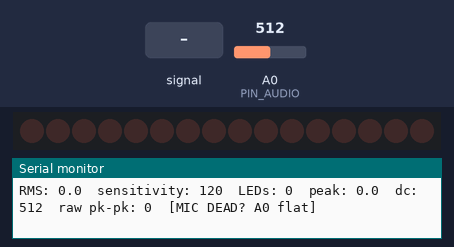
This sketch was run on a simulated Arduino Uno, built for the host (arithmetic inside an expression is 32-bit, double 64-bit). Parts: 16 shift-register outputs drawn as a row of LEDs (first output left, lit = HIGH), the last lines printed to the serial monitor. Wiring (inferred from the names in the program): 2 × shift register (74HC595): data pin 11; shift clock pin 13; latch pin 10. Wiring (inferred from the signals the program sends): row of LEDs: on Q0, Q1, Q2, Q3, Q4, Q5, Q6, Q7, Q8, Q9, Q10, Q11, Q12, Q13, Q14, Q15. Inputs (shaded band) come from the test bench; at power-on: A0 (PIN_AUDIO) = 512.

Above: at 1.2 s.
1.3 s: A0 (PIN_AUDIO) fed a 200 Hz sine of ±81 counts around its level
At 2.0 s:
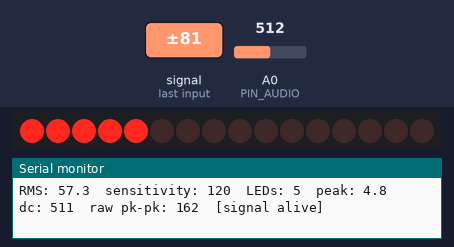
2.9 s: A0 (PIN_AUDIO) set to 716
At 4.7 s:
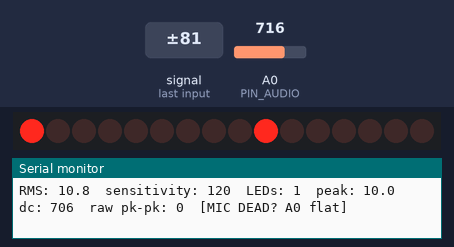
4.9 s: A0 (PIN_AUDIO) fed a 200 Hz sine of ±81 counts around its level
At 5.17 s:
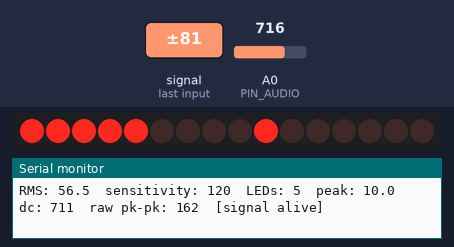
7.4 s: A0 (PIN_AUDIO) set to 1010
At 7.9 s:
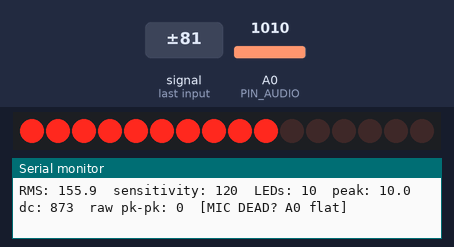
10.4 s: A0 (PIN_AUDIO) set to 1023
At 10.69 s:
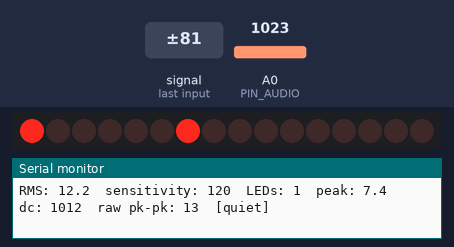
12.3 s: A0 (PIN_AUDIO) set to 990
At 14.3 s:
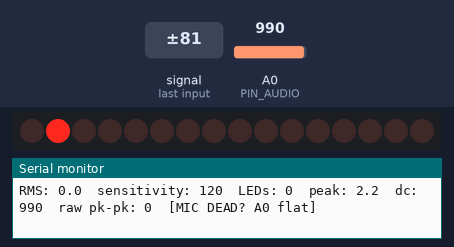
Timing chart, 0 to 15.7 s (numbered marks = the images above; inputs shaded):
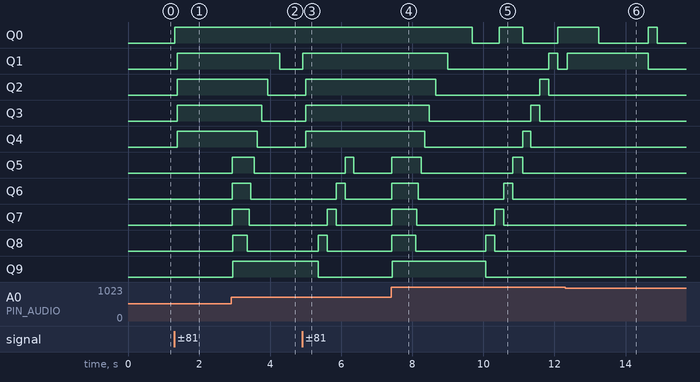

The sketch:

firmware.ino
```cpp
//test 2

#include <Arduino.h>
//Assigned Pins
const uint8_t PIN_AUDIO = A0;   // KY-038 analog output
const uint8_t PIN_DATA  = 11;   // 74HC595 SER  (pin 14)
const uint8_t PIN_CLK   = 13;   // 74HC595 SCLK (pin 11)
const uint8_t PIN_LATCH = 10;   // 74HC595 RCLK (pin 12)

//Sampling
const uint16_t SAMPLE_RATE_HZ   = 8000;
const uint16_t SAMPLE_PERIOD_US = 1000000UL / SAMPLE_RATE_HZ; // 125 us
const uint16_t BUF_LEN          = 128;   // 16 ms RMS window @ 8 kHz; MUST be a power of two
const uint16_t BUF_MASK         = BUF_LEN - 1;

int16_t  sampleBuf[BUF_LEN];
uint16_t bufIdx       = 0;
uint32_t sumSquares   = 0;
uint32_t nextSampleAt = 0;

int32_t dcEstimate = 512L << 8;

//Signal-health telemetry
uint16_t rawMin = 1023;
uint16_t rawMax = 0;

//Display
const uint8_t  NUM_LEDS          = 10;
const uint16_t DISPLAY_PERIOD_MS = 25;
int16_t sensitivity = 120;
uint32_t nextDisplayAt = 0;
const bool SERIAL_DEBUG = true;
uint32_t nextDebugAt = 0;

//Peak-hold state
float    peakLevel      = 0;      // 0..NUM_LEDS, fractional for smooth decay
uint32_t peakHoldUntil  = 0;
uint32_t lastPeakUpdate = 0;
const uint16_t PEAK_HOLD_MS       = 2000;  // freeze time before decay starts
const float    PEAK_DECAY_PER_SEC = 4.0;  // LED segments/sec fall rate — tune this

void writeLeds(uint16_t pattern) {
  digitalWrite(PIN_LATCH, LOW);
  shiftOut(PIN_DATA, PIN_CLK, MSBFIRST, (pattern >> 8) & 0xFF);
  shiftOut(PIN_DATA, PIN_CLK, MSBFIRST,  pattern       & 0xFF);
  digitalWrite(PIN_LATCH, HIGH);
}

void setup() {
  pinMode(PIN_DATA,  OUTPUT);
  pinMode(PIN_CLK,   OUTPUT);
  pinMode(PIN_LATCH, OUTPUT);

  ADCSRA = (ADCSRA & 0xF8) | 0x05;

  Serial.begin(115200);
  Serial.println(F("Audio RMS meter ready."));
  Serial.println(F("Send '+' for more sensitivity, '-' for less."));

  for (uint16_t i = 0; i < BUF_LEN; i++) sampleBuf[i] = 0;

  writeLeds(0);
  nextSampleAt   = micros();
  nextDisplayAt  = millis();
  lastPeakUpdate = millis();
}

void loop() {
  //User interface
  while (Serial.available()) {
    char c = Serial.read();
    if (c == '+')      sensitivity = max(10,   sensitivity - 10);
    else if (c == '-') sensitivity = min(1000, sensitivity + 10);
    if (c == '+' || c == '-') {
      Serial.print(F("sensitivity = ")); Serial.println(sensitivity);
    }
  }

  //Audio sampling at a fixed rate
  if ((int32_t)(micros() - nextSampleAt) >= 0) {
    int32_t late = (int32_t)(micros() - nextSampleAt);
    if (late > (int32_t)(4 * SAMPLE_PERIOD_US)) nextSampleAt = micros();
    else                                        nextSampleAt += SAMPLE_PERIOD_US;

    int16_t raw = analogRead(PIN_AUDIO);          // 0..1023

    //signal-health tracking on the RAW signal
    if ((uint16_t)raw < rawMin) rawMin = raw;
    if ((uint16_t)raw > rawMax) rawMax = raw;

    dcEstimate += (((int32_t)raw << 8) - dcEstimate) >> 9;
    int16_t hp = raw - (int16_t)(dcEstimate >> 8);

    int32_t oldS = sampleBuf[bufIdx];
    sumSquares -= (uint32_t)(oldS * oldS);
    sumSquares += (uint32_t)((int32_t)hp * hp);
    sampleBuf[bufIdx] = hp;
    bufIdx = (bufIdx + 1) & BUF_MASK;
  }

  //Display update
  uint32_t now = millis();
  if ((int32_t)(now - nextDisplayAt) >= 0) {
    nextDisplayAt = now + DISPLAY_PERIOD_MS;

    float rms = sqrt((float)sumSquares / BUF_LEN);

    float level = rms * NUM_LEDS / sensitivity;
    if (level > NUM_LEDS) level = NUM_LEDS;
    if (level < 0)        level = 0;

    uint8_t  barLeds = (uint8_t)(level + 0.5);
    uint16_t pattern = 0;
    for (uint8_t i = 0; i < barLeds; i++) pattern |= (1u << i);

    //Peak-hold with gradual decay
    uint32_t dtMs = now - lastPeakUpdate;
    lastPeakUpdate = now;

    if (level >= peakLevel) {
      peakLevel     = level;
      peakHoldUntil = now + PEAK_HOLD_MS;
    } else if ((int32_t)(now - peakHoldUntil) >= 0) {
      peakLevel -= PEAK_DECAY_PER_SEC * (dtMs / 1000.0f);
      if (peakLevel < level) peakLevel = level;  // don't let marker sink into the live bar
    }
    if (peakLevel < 0) peakLevel = 0;

    uint8_t peakLedIndex = (uint8_t)(peakLevel + 0.5);
    if (peakLedIndex > barLeds && peakLedIndex >= 1 && peakLedIndex <= NUM_LEDS) {
      pattern |= (1u << (peakLedIndex - 1));   // single marker LED above the solid bar
    }

    writeLeds(pattern);

    //Debug + signal-health output
    if (SERIAL_DEBUG && (int32_t)(now - nextDebugAt) >= 0) {
      nextDebugAt = now + 250;

      uint16_t pkpk = rawMax - rawMin;
      uint16_t dc   = (uint16_t)(dcEstimate >> 8);

      Serial.print(F("RMS: "));         Serial.print(rms, 1);
      Serial.print(F("  sensitivity: ")); Serial.print(sensitivity);
      Serial.print(F("  LEDs: "));      Serial.print(barLeds);
      Serial.print(F("  peak: "));      Serial.print(peakLevel, 1);
      Serial.print(F("  dc: "));        Serial.print(dc);
      Serial.print(F("  raw pk-pk: ")); Serial.print(pkpk);

      if (pkpk < 3)        Serial.println(F("  [MIC DEAD? A0 flat]"));
      else if (pkpk < 15)  Serial.println(F("  [quiet]"));
      else                 Serial.println(F("  [signal alive]"));

      rawMin = 1023;
      rawMax = 0;
    }
  }
}
```

Measured:
- after the input at 1.3 s, Q0: LOW → HIGH at once; Q1–4: LOW → HIGH after 0.09 s
- after the input at 2.9 s, Q1: HIGH → LOW after 1.4 s; Q2: HIGH → LOW after 1.0 s; Q3: HIGH → LOW after 0.86 s; Q4: HIGH → LOW after 0.73 s; Q5: LOW → HIGH at once, → LOW 0.63 s later
- after the input at 7.4 s, Q0: HIGH → LOW after 2.3 s; Q1: HIGH → LOW after 1.6 s; Q2: HIGH → LOW after 1.3 s; Q3: HIGH → LOW after 1.1 s; Q4: HIGH → LOW after 0.95 s
